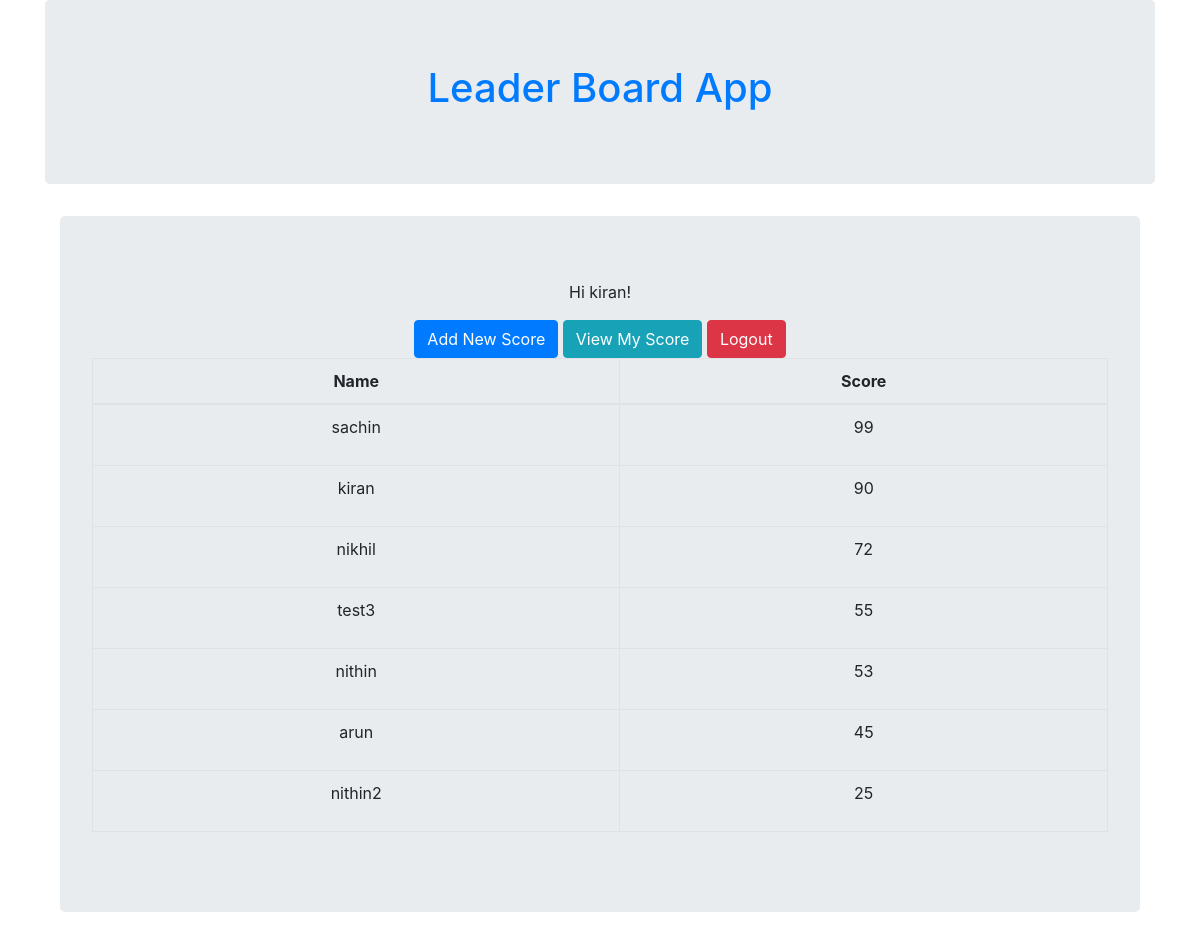
Before: / (signed in) with the older database file.
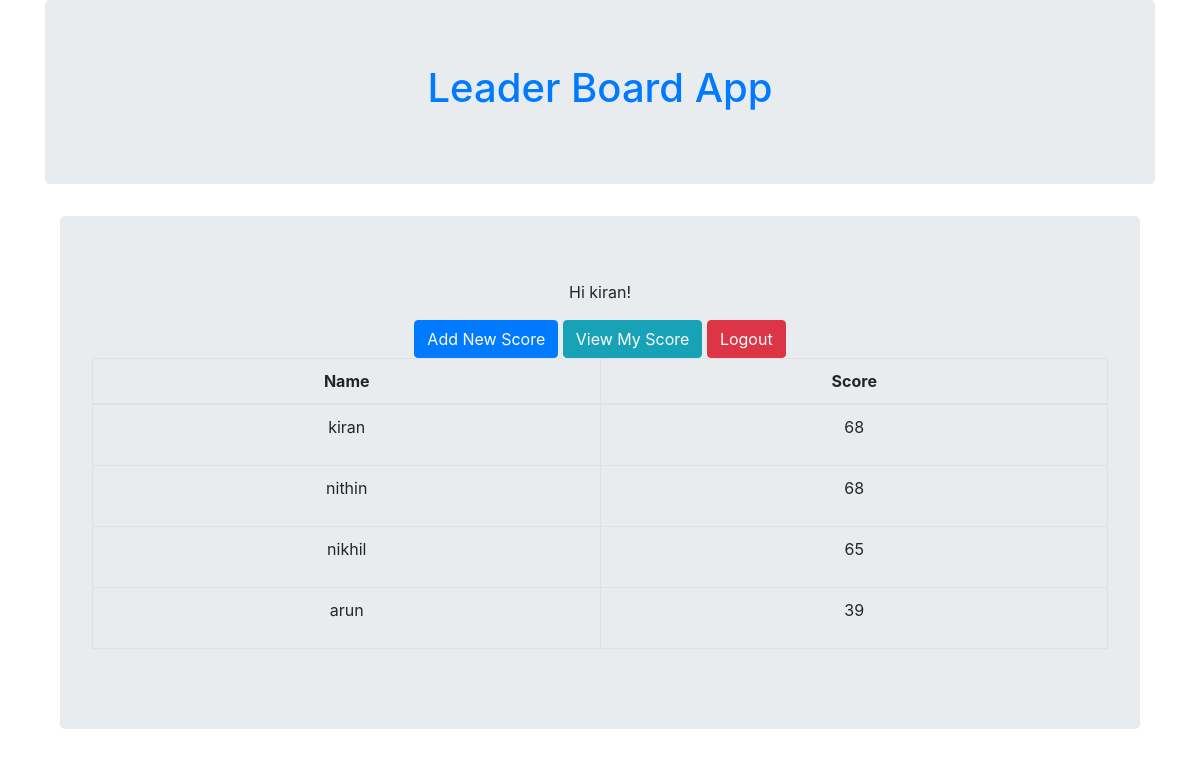
After: the same page with the newer database file.
### score/models.py (models this page shows, shortened)
class Score(models.Model):
    class Meta:
            ordering = ['-score']
    scoreadmin = models.ForeignKey(User,on_delete=models.CASCADE)
    name = models.CharField(max_length=200,primary_key=True)
    score = models.IntegerField()

### score/views.py (the view)
# urls.py: path('', views.ScoreListView.as_view(), name='home'),
class ScoreListView(ListView):
    model = Score
    template_name = 'home.html'

### templates/home.html
{% extends 'base.html' %}
{% block content %}
    <table class="table table-bordered" style="text-align: center">
      <thead>
        <tr>
          <th>Name</th>
          <th>Score</th>
        </tr>
      </thead>
      <tbody>
        {% for s in object_list %}
        <div class="score-entry">
          <tr>
            <td><p>{{ s.name }}<p></td>
              <td><p>{{ s.score }}</p></td>
            </tr>
          </div>
          {% endfor %}
      </tbody>
    </table>
{% endblock content %}

### templates/base.html (shortened to what this page needs)
<html lang="en">
  <head>
    <link rel="stylesheet" href="https://maxcdn.bootstrapcdn.com/bootstrap/4.0.0/css/bootstrap.min.css">
  </head>
  <body>
    <div class="container">
        <div class="jumbotron">
          <h1 align="center"><a href="/">Leader Board App</a></h1>
        </div>
        <div class="container" align="center">
          <div class="jumbotron">
            {% if user.is_authenticated %}
            <p>Hi {{ user.username }}!</p>
            <a href="{% url 'score_new' %}" class="btn btn-primary"> Add New Score</a>
            <a href="{% url 'score_user' %}" class="btn btn-info" role="button" style="color:white">View My Score</a>
            <a href="{% url 'logout' %}" class="btn btn-danger">Logout</a>
            {% else %}
            <p>You are not logged in.</p>
            <a href="{% url 'login' %}" class="btn btn-primary">Login</a>
            <a href="{% url 'signup' %}" class="btn btn-success">Signup</a>
            {% endif %}
            {% block content %}
            {% endblock content %}
        </div>
      </div>
    </div>
  </body>
</html>

Changed rows visible on the page:
removed Score: name "sachin", score "99"
removed Score: name "test3", score "55"
removed Score: name "nithin2", score "25"
changed Score "kiran": score "90" → "68"
changed Score "nithin": score "53" → "68"; moves up the list
changed Score "nikhil": score "72" → "65"
changed Score "arun": score "45" → "39"
